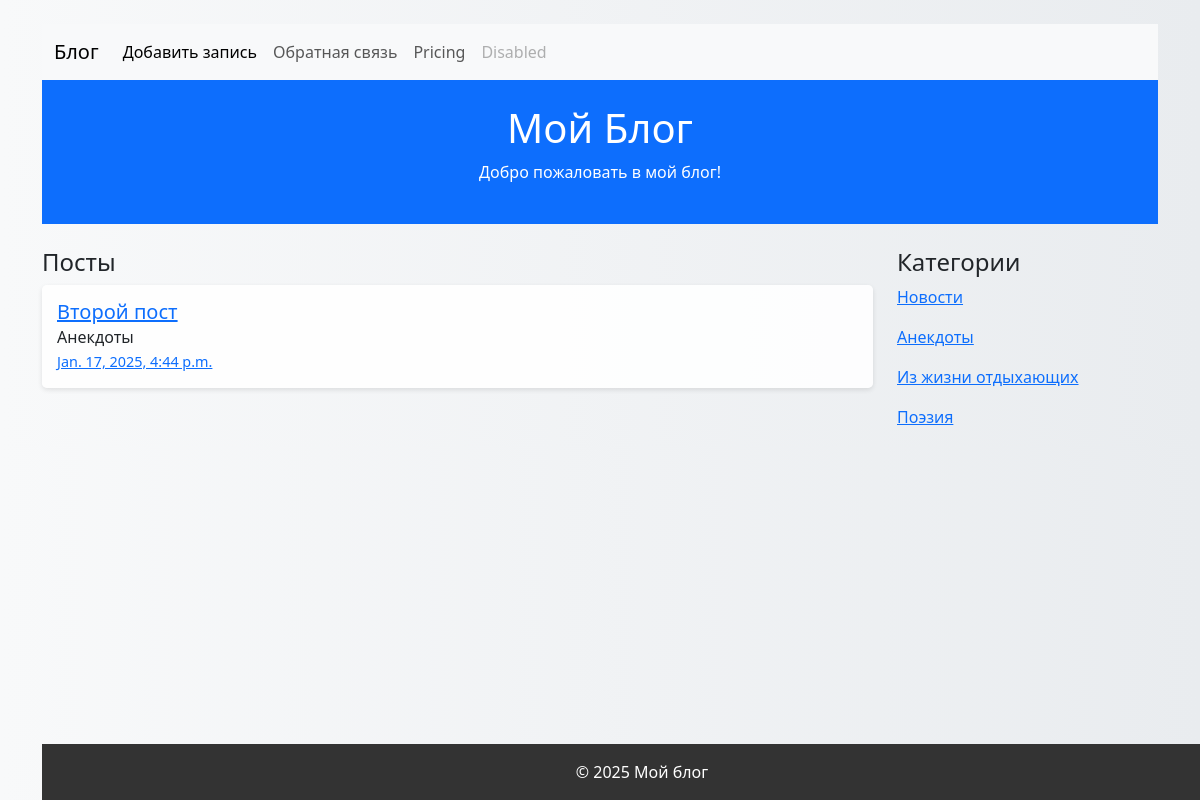
The app's page /?category=2 with its own data.
### core/models.py (models this page shows, shortened)
class Post(models.Model):
     title = models.CharField(max_length=255, verbose_name='Заголовок')
     text = models.TextField(max_length=255, verbose_name='Текст')
     created_date = models.DateTimeField(auto_now_add=True, verbose_name='Дата создания')
     category = models.ForeignKey(PostCategory, blank=True, null=True, on_delete=models.SET_NULL, verbose_name='Категория')
     class Meta:
        verbose_name = 'Пост'
        verbose_name_plural = 'Посты'
        ordering = ['-created_date']

class PostCategory(models.Model):
    title = models.CharField(max_length=255, verbose_name='Название')
    class Meta:
        verbose_name = 'Категория'
        verbose_name_plural = 'Категории'
    def __str__(self):
        return self.title

### core/views.py (the view)
# urls.py: path('', views.main, name='main'),
def main (request):
    posts = Post.objects.all()
    category = request.GET.get('category')
    if category:
        posts = posts.filter(category__id=category)
    categories = PostCategory.objects.all()
    return render(request, 'index.html', {'posts': posts, 'categories': categories})

### templates/index.html
{% extends 'base.html' %}
{% block content %}
<div class="row mt-4">
        <div class="col-md-9">
            <h4>Посты</h4>
            {% for post in posts %}
            <div class="list-group">
                <div class="post-item">
                    <h5 class="mb-1"><a href="{% url 'post_detail' post.id %}">{{post.title}}</a></h5>
                    <h6 class="mb-1">
                        {% if post.category %}
                         {{post.category}}
                        {% endif %}
                    </h6>
                    <div class="post-date"><a href="{% url 'post_detail' post.id %}">{{post.created_date}}</a></div>
                </div>
            </div>
            {% endfor %}
        </div>
        <div class="col-md-3">
            <h4>Категории</h4>
            {% for category in categories %}
            <p><a href="?category={{ category.id }}">{{ category.title}}</a></p>
            {% endfor %}
        </div>
</div>
{% endblock %}

### templates/base.html (style rules this page uses)
body { background: linear-gradient(to right, #f8f9fa, #e9ecef); }
.post-item { background: rgba(255, 255, 255, 0.9); border-radius: 5px; padding: 15px; margin-bottom: 15px; box-shadow: 0 2px 5px rgba(0, 0, 0, 0.1); }
.post-date { font-size: 0.9em; color: #6c757d; }

### records on screen
Post: title "Второй пост", category "Анекдоты", created_date "Jan. 17, 2025, 4:44 p.m."
PostCategory: title "Новости"
PostCategory: title "Анекдоты"
PostCategory: title "Из жизни отдыхающих"
PostCategory: title "Поэзия"
